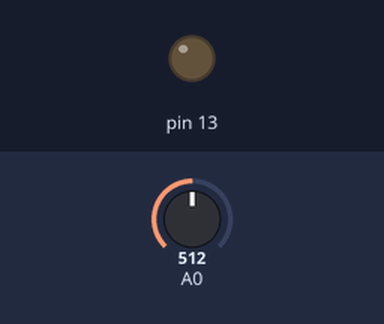
Simulated run of this sketch. Board: Arduino Uno, built with avr-gcc and run on an emulated ATmega328P. Parts: output pins drawn as LEDs (lit = HIGH). The test bench sets the inputs (shaded band); at power-on: A0 = 512.

Above: at 1.2 s.
1.3 s: A0 set to 490
At 2.3 s:
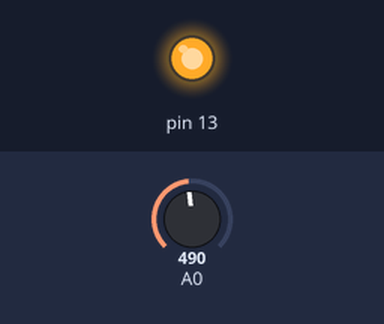
2.8 s: A0 set to 510
At 3.5 s:
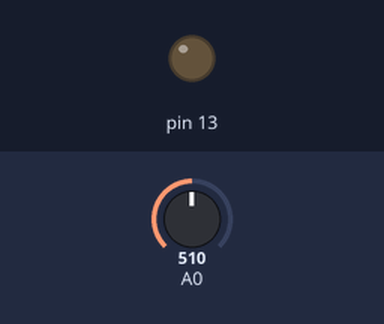
4.3 s: A0 set to 306
At 4.6 s:
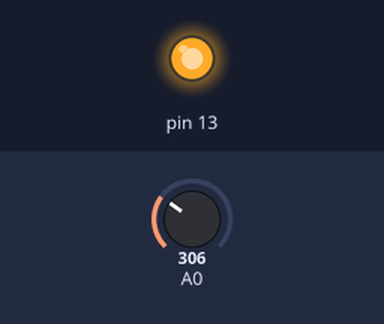
Timing chart, 0 to 7.3 s (numbered marks = the images above; inputs shaded):
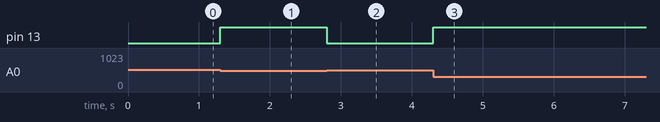

Measured:
- the behaviour switches between 500 and 499 on A0 (found by bisection; images 0 and 1)
- after the input at 1.3 s, pin 13: LOW → HIGH at once
- after the input at 2.8 s, pin 13: HIGH → LOW at once
- after the input at 4.3 s, pin 13: LOW → HIGH at once

The sketch:

Smartnightlight.ino
```cpp
void setup() {
    pinMode(13, OUTPUT);
    Serial.begin(9600);
}

void loop() {
    int lightstate = analogRead(A0);
    if (lightstate >= 500) {
        digitalWrite(13, LOW);
    }
    else {
        digitalWrite(13, HIGH);
    }
}
```
